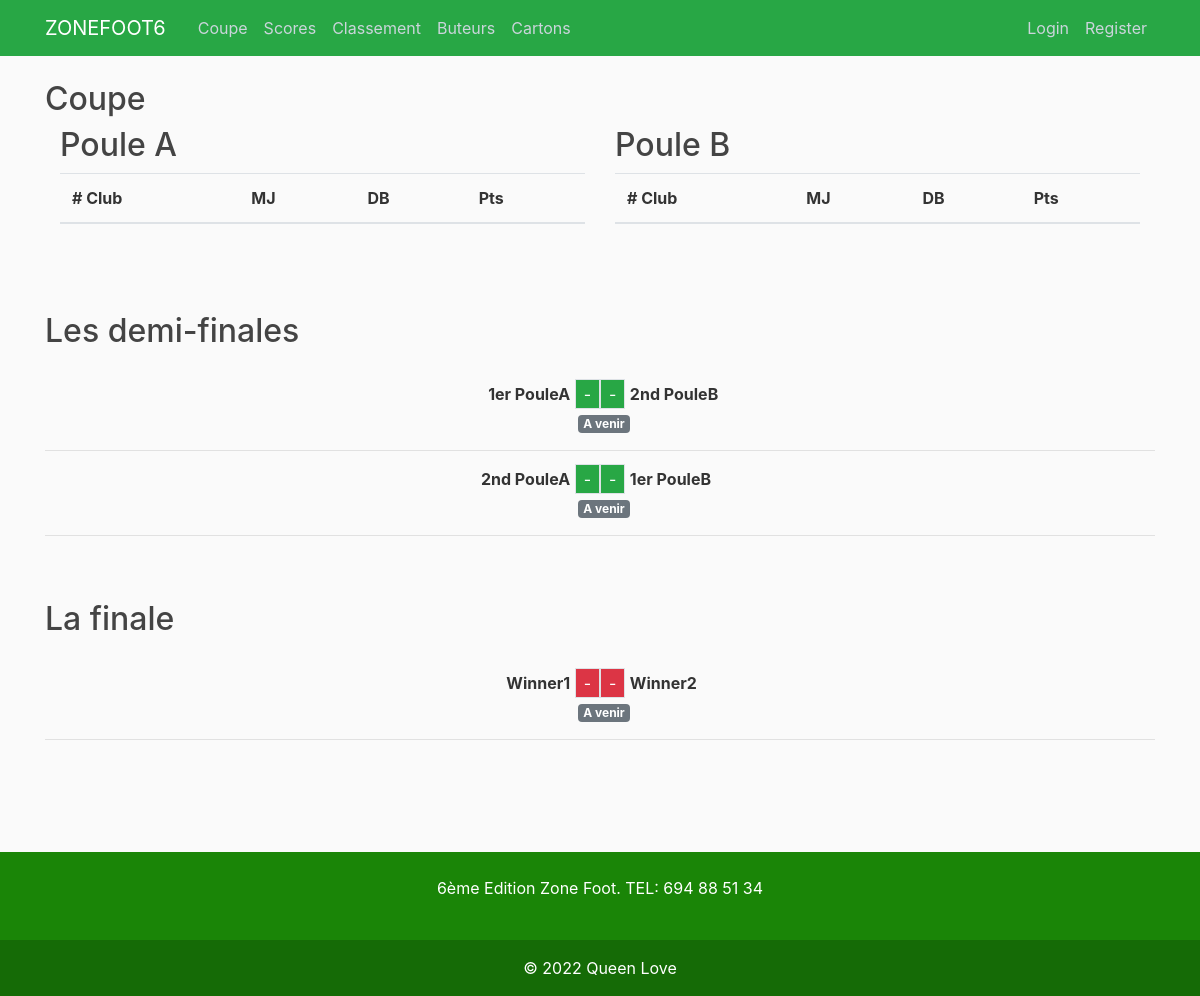
Before: /coupe/ with the older database file.
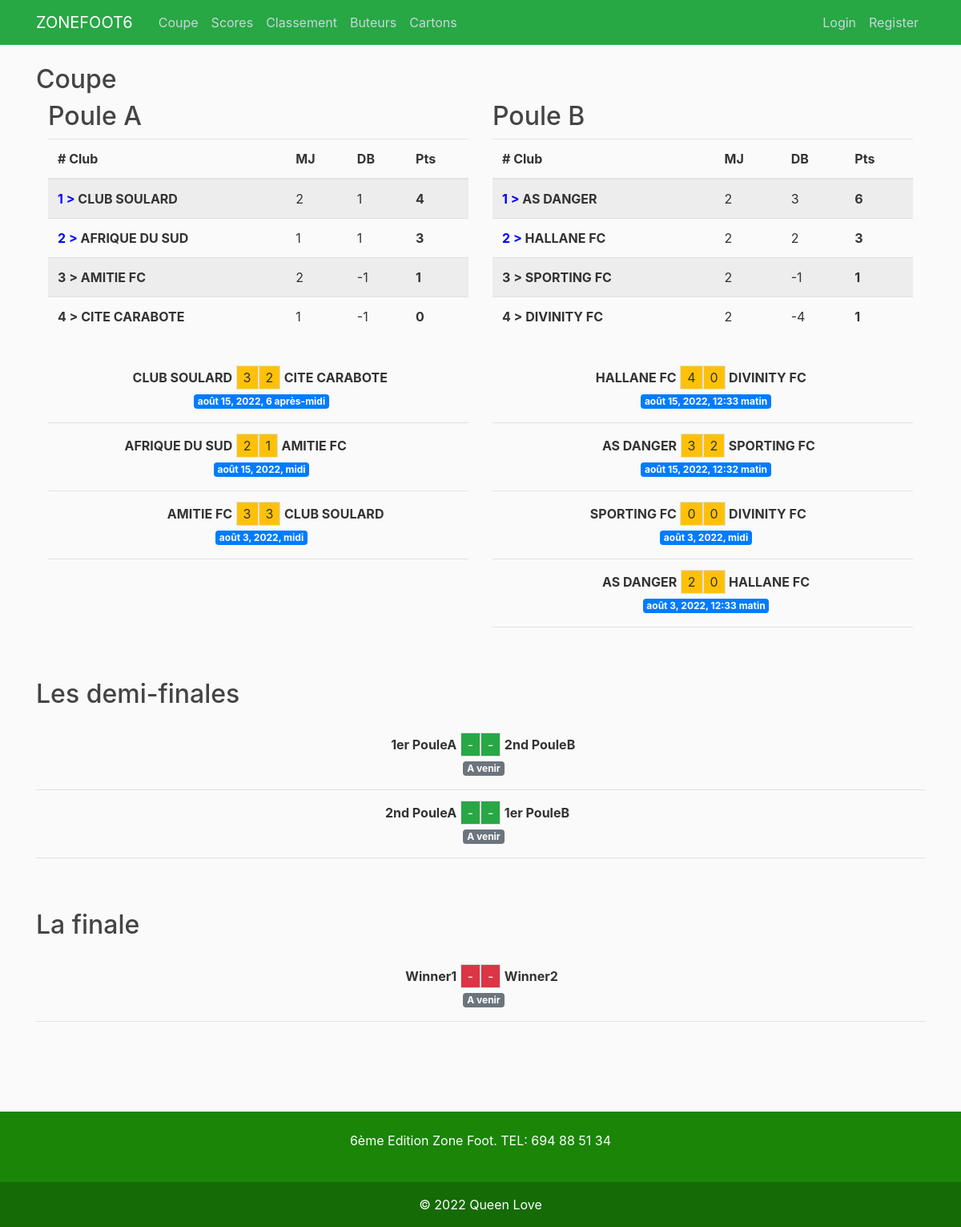
After: the same page with the newer database file.
### coupe/models.py (models this page shows, shortened)
class TeamA(models.Model):
    name = models.CharField(max_length=128, unique=True)
    affiliation = models.BooleanField(default=True)
    created_at = models.DateTimeField(auto_now_add=True)
    updated = models.DateTimeField(auto_now=True)
    def __str__(self):
        return self.name
    class Meta:
        verbose_name_plural = "TeamA"
    @property
    def mj(self):
    	nb_away = self.away_games.filter(game_finished=True).count()
    	nb_home = self.home_games.filter(game_finished=True).count()
    	return nb_home + nb_away
    @property
    def gagne(self):
    	win_away = 0
    	win_home = 0
    	for m in self.away_games.filter(game_finished=True):
    		if m.away_goals > m.home_goals:
    			win_away +=1
    	for m in self.home_games.filter(game_finished=True):
    		if m.home_goals > m.away_goals:
    			win_home +=1
    	return win_home + win_away
    @property
    def nul(self):
    	nul_away = 0
    	nul_home = 0
    	for m in self.away_games.filter(game_finished=True):
    		if m.home_goals == m.away_goals:
    			nul_away +=1
    	for m in self.home_games.filter(game_finished=True):
    		if m.away_goals == m.home_goals:
    			nul_home +=1
    	return nul_home + nul_away
    @property
    def points(self):
    	return self.gagne*3 + self.nul
    @property
    def bp(self):
    	bp_away = 0
    	bp_home = 0
    	for m in self.home_games.filter(game_finished=True):
    		bp_home += m.home_goals
    	for m in self.away_games.filter(game_finished=True):
    		bp_away += m.away_goals
    	return bp_away + bp_home
    @property
    def bc(self):
    	bc_away = 0
    	bc_home = 0
    	for m in self.home_games.filter(game_finished=True):
    		bc_home += m.away_goals
    	for m in self.away_games.filter(game_finished=True):
    		bc_away += m.home_goals
    	return bc_away + bc_home
    @property
    def db(self):
    	return self.bp - self.bc

class PouleA(models.Model):
    home_team = models.ForeignKey(TeamA, on_delete=models.CASCADE, related_name='home_games')
    away_team = models.ForeignKey(TeamA, on_delete=models.CASCADE, related_name='away_games')
    home_goals = models.PositiveSmallIntegerField(default=0)
    away_goals = models.PositiveSmallIntegerField(default=0)
    game_finished = models.BooleanField(default=False)
    date = models.DateTimeField()
    created_at = models.DateTimeField(auto_now_add=True)
    updated = models.DateTimeField(auto_now=True)
    class Meta:
        verbose_name_plural = "Match PouleA"

class TeamB(models.Model):
    name = models.CharField(max_length=128, unique=True)
    affiliation = models.BooleanField(default=True)
    created_at = models.DateTimeField(auto_now_add=True)
    updated = models.DateTimeField(auto_now=True)
    def __str__(self):
        return self.name
    class Meta:
        verbose_name_plural = "TeamB"
    @property
    def mj(self):
    	nb_away = self.baway_games.filter(game_finished=True).count()
    	nb_home = self.bhome_games.filter(game_finished=True).count()
    	return nb_home + nb_away
    @property
    def gagne(self):
    	win_away = 0
    	win_home = 0
    	for m in self.baway_games.filter(game_finished=True):
    		if m.away_goals > m.home_goals:
    			win_away +=1
    	for m in self.bhome_games.filter(game_finished=True):
    		if m.home_goals > m.away_goals:
    			win_home +=1
    	return win_home + win_away
    @property
    def nul(self):
    	nul_away = 0
    	nul_home = 0
    	for m in self.baway_games.filter(game_finished=True):
    		if m.home_goals == m.away_goals:
    			nul_away +=1
    	for m in self.bhome_games.filter(game_finished=True):
    		if m.away_goals == m.home_goals:
    			nul_home +=1
    	return nul_home + nul_away
    @property
    def points(self):
    	return self.gagne*3 + self.nul
    @property
    def bp(self):
    	bp_away = 0
    	bp_home = 0
    	for m in self.bhome_games.filter(game_finished=True):
    		bp_home += m.home_goals
    	for m in self.baway_games.filter(game_finished=True):
    		bp_away += m.away_goals
    	return bp_away + bp_home
    @property
    def bc(self):
    	bc_away = 0
    	bc_home = 0
    	for m in self.bhome_games.filter(game_finished=True):
    		bc_home += m.away_goals
    	for m in self.baway_games.filter(game_finished=True):
    		bc_away += m.home_goals
    	return bc_away + bc_home
    @property
    def db(self):
    	return self.bp - self.bc

class PouleB(models.Model):
    home_team = models.ForeignKey(TeamB, on_delete=models.CASCADE, related_name='bhome_games')
    away_team = models.ForeignKey(TeamB, on_delete=models.CASCADE, related_name='baway_games')
    home_goals = models.PositiveSmallIntegerField(default=0)
    away_goals = models.PositiveSmallIntegerField(default=0)
    game_finished = models.BooleanField(default=False)
    date = models.DateTimeField()
    created_at = models.DateTimeField(auto_now_add=True)
    updated = models.DateTimeField(auto_now=True)
    class Meta:
        verbose_name_plural = "Match PouleB"

### coupe/views.py (the view)
# urls.py: path('', views.coupe, name='coupe'),
def coupe(request):
    teamsA = sorted(TeamA.objects.all(), key=lambda t: (-t.points, -t.db)) #.order_by('-points')
    teamsB = sorted(TeamB.objects.all(), key=lambda t: (-t.points, -t.db)) #.order_by('-points')
    matchA = PouleA.objects.all().order_by('-date')
    matchB = PouleB.objects.all().order_by('-date')
    df = DemiFinal.objects.all().order_by('-date')
    demifinalprogram = True
    if not df:
    	demifinalprogram = False
    context = {'teamsA': teamsA, 'teamsB': teamsB, 'matchA': matchA, 'matchB': matchB,
    			'df': df, 'demifinalprogram': demifinalprogram}
    return render(request, 'coupe/coupe.html', context)

### coupe/templates/coupe/coupe.html (shortened to what this page needs)
{% extends 'base2.html' %}
{% block content %}
<main>
    <h2>Coupe</h2>
    <div class="container">
        <div class="row">
            <div class="col-md-6">
                <h2>Poule A</h2>
                <table class="table table-striped">
                    <thead>
                        <tr>
                          <th scope="col"># Club</th>
                          <th scope="col">MJ</th>
                          <th scope="col">DB</th>
                          <th scope="col">Pts</th>
                        </tr>
                    </thead>
                    <tbody>
                        {% for t in teamsA %}
                        {% if forloop.counter < 3 %}
                        <tr>
                          <td class="font-weight-bold"><span style="color: blue;">{{ forloop.counter }} ></span> {{ t.name }}</td>
                          <td>{{ t.mj }}</td>
                          <td>{{ t.db }}</td>
                          <td class="font-weight-bold">{{ t.points }}</td>
                        </tr>
                        {% else %}
                        <tr>
                          <td class="font-weight-bold"><span>{{ forloop.counter }} ></span> {{ t.name }}</td>
                          <td>{{ t.mj }}</td>
                          <td>{{ t.db }}</td>
                          <td class="font-weight-bold">{{ t.points }}</td>
                        </tr>
                        {% endif %}
                        {% endfor %}
                    </tbody>
                </table>
                <br>
                <div id="fixturelist-container">
                    <div id="fixture-list">
                    {% for fixture in matchA %}
                        <div class="prof">
                            <div class="fixture row">
                                <div class="home col-6 text-right p-0">
                                    <span class="font-weight-bold queen">{{ fixture.home_team }}</span>
                                    <span class="border px-2 py-1 bg-warning">{{ fixture.home_goals }}</span>
                                </div>
                                <div class="away col-6 text-left p-0">
                                    <span class="border px-2 py-1 bg-warning">{{ fixture.away_goals }}</span>
                                    <span class="font-weight-bold queen">{{ fixture.away_team }}</span>
                                </div>
                            </div>
                            {% if fixture.game_finished %}
                                <div class="text-center mt-1 text-success">
                                    <a href="#"><span class="badge badge-primary ml-2">{{fixture.date}}</span></a>
                                </div>
                                {% else %}
                                <div class="text-center mt-1 text-success">
                                    <a href="#"><span class="badge badge-secondary ml-2">{{fixture.date}}</span></a>
                                </div>
                            {% endif %}
                            <hr/>
                        </div>
                    {% endfor %}
                    </div>
                </div>
            </div>
            <div class="col-md-6">
                <h2>Poule B</h2>
                <table class="table table-striped">
                    <thead>
                        <tr>
                          <th scope="col"># Club</th>
                          <th scope="col">MJ</th>
                          <th scope="col">DB</th>
                          <th scope="col">Pts</th>
                        </tr>
                    </thead>
                    <tbody>
                        {% for t in teamsB %}
                        {% if forloop.counter < 3 %}
                        <tr>
                          <td class="font-weight-bold"><span style="color: blue;">{{ forloop.counter }} ></span> {{ t.name }}</td>
                          <td>{{ t.mj }}</td>
                          <td>{{ t.db }}</td>
                          <td class="font-weight-bold">{{ t.points }}</td>
                        </tr>
                        {% else %}
                        <tr>
                          <td class="font-weight-bold"><span>{{ forloop.counter }} ></span> {{ t.name }}</td>
                          <td>{{ t.mj }}</td>
                          <td>{{ t.db }}</td>
                          <td class="font-weight-bold">{{ t.points }}</td>
                        </tr>
                        {% endif %}
                        {% endfor %}
                    </tbody>
                </table>
                <br>
                <div id="fixturelist-container">
                    <div id="fixture-list">
                    {% for fixture in matchB %}
                        <div class="prof">
                            <div class="fixture row">
                                <div class="home col-6 text-right p-0">
                                    <span class="font-weight-bold queen">{{ fixture.home_team }}</span>
                                    <span class="border px-2 py-1 bg-warning">{{ fixture.home_goals }}</span>
                                </div>
                                <div class="away col-6 text-left p-0">
                                    <span class="border px-2 py-1 bg-warning">{{ fixture.away_goals }}</span>
                                    <span class="font-weight-bold queen">{{ fixture.away_team }}</span>
                                </div>
                            </div>
                            {% if fixture.game_finished %}
                                <div class="text-center mt-1 text-success">
                                    <a href="#"><span class="badge badge-primary ml-2">{{fixture.date}}</span></a>
                                </div>
                                {% else %}
                                <div class="text-center mt-1 text-success">
                                    <a href="#"><span class="badge badge-secondary ml-2">{{fixture.date}}</span></a>
                                </div>
                            {% endif %}
                            <hr/>
                        </div>
                    {% endfor %}
                    </div>
                </div>
            </div>
        </div>
    </div>
    <br>
    <br>
    <div id="fixturelist-container">
        <div id="fixture-list">
            <h2>Les demi-finales</h2>
            <br>
        {% if demifinalprogram == True %}
        {% for fixture in df %}
            <div class="prof">
                <div class="fixture row">
                    <div class="home col-6 text-right p-0">
                        <span class="font-weight-bold queen">{{ fixture.home_team }}</span>
                        <span class="border px-2 py-1 bg-success">{{ fixture.home_goals }}</span>
                    </div>
                    <div class="away col-6 text-left p-0">
                        <span class="border px-2 py-1 bg-success">{{ fixture.away_goals }}</span>
                        <span class="font-weight-bold queen">{{ fixture.away_team }}</span>
                    </div>
                </div>
                {% if fixture.game_finished %}
                    <div class="text-center mt-1 text-success">
                        <a href="#"><span class="badge badge-primary ml-2">{{fixture.date}}</span></a>
                    </div>
                    {% else %}
                    <div class="text-center mt-1 text-success">
                        <a href="#"><span class="badge badge-secondary ml-2">{{fixture.date}}</span></a>
                    </div>
                {% endif %}
                <hr/>
            </div>
        {% endfor %}
        {% else %}
        <div class="prof">
            <div class="fixture row">
                <div class="home col-6 text-right p-0">
                    <span class="font-weight-bold queen">1er PouleA</span>
                    <span class="border px-2 py-1 bg-success" style="color: white;">-</span>
                </div>
                <div class="away col-6 text-left p-0">
                    <span class="border px-2 py-1 bg-success" style="color: white;">-</span>
                    <span class="font-weight-bold queen">2nd PouleB</span>
                </div>
            </div>
            <div class="text-center mt-1 text-success">
                <a href="#"><span class="badge badge-secondary ml-2">A venir</span></a>
            </div>
            <hr/>
        </div>
        <div class="prof">
            <div class="fixture row">
                <div class="home col-6 text-right p-0">
                    <span class="font-weight-bold queen">2nd PouleA</span>
                    <span class="border px-2 py-1 bg-success" style="color: white;">-</span>
                </div>
                <div class="away col-6 text-left p-0">
                    <span class="border px-2 py-1 bg-success" style="color: white;">-</span>
                    <span class="font-weight-bold queen">1er PouleB</span>
                </div>
            </div>
            <div class="text-center mt-1 text-success">
                <a href="#"><span class="badge badge-secondary ml-2">A venir</span></a>
            </div>
            <hr/>
        </div>
        {% endif %}
        </div>
    </div>
    <br>
    <br>
    <div id="fixturelist-container">
        <div id="fixture-list">
            <h2>La finale</h2>
            <br>
            <div class="prof">
                <div class="fixture row">
                    <div class="home col-6 text-right p-0">
                        <span class="font-weight-bold queen">Winner1</span>
                        <span class="border px-2 py-1 bg-danger" style="color: white;">-</span>
                    </div>
                    <div class="away col-6 text-left p-0">
                        <span class="border px-2 py-1 bg-danger" style="color: white;">-</span>
                        <span class="font-weight-bold queen">Winner2</span>
                    </div>
                </div>
                <div class="text-center mt-1 text-success">
                    <a href="#"><span class="badge badge-secondary ml-2">A venir</span></a>
                </div>
                <hr/>
            </div>
        </div>
    </div>
</main>
{% endblock %}

Changed rows visible on the page:
added TeamA: name "CLUB SOULARD", mj "2", db "1", points "4"
added TeamA: name "AFRIQUE DU SUD", mj "1", db "1", points "3"
added TeamA: name "AMITIE FC", mj "2", db "-1", points "1"
added TeamA: name "CITE CARABOTE", mj "1", db "-1", points "0"
added PouleA: home_team "CLUB SOULARD", home_goals "3", away_goals "2", away_team "CITE CARABOTE", date "août 15, 2022, 6 après-midi"
added PouleA: home_team "AFRIQUE DU SUD", home_goals "2", away_goals "1", away_team "AMITIE FC", date "août 15, 2022, midi"
added PouleA: home_team "AMITIE FC", home_goals "3", away_goals "3", away_team "CLUB SOULARD", date "août 3, 2022, midi"
added TeamB: name "AS DANGER", mj "2", db "3", points "6"
added TeamB: name "HALLANE FC", mj "2", db "2", points "3"
added TeamB: name "SPORTING FC", mj "2", db "-1", points "1"
added TeamB: name "DIVINITY FC", mj "2", db "-4", points "1"
added PouleB: home_team "HALLANE FC", home_goals "4", away_goals "0", away_team "DIVINITY FC", date "août 15, 2022, 12:33 matin"
added PouleB: home_team "AS DANGER", home_goals "3", away_goals "2", away_team "SPORTING FC", date "août 15, 2022, 12:32 matin"
added PouleB: home_team "SPORTING FC", home_goals "0", away_goals "0", away_team "DIVINITY FC", date "août 3, 2022, midi"
added PouleB: home_team "AS DANGER", home_goals "2", away_goals "0", away_team "HALLANE FC", date "août 3, 2022, 12:33 matin"
